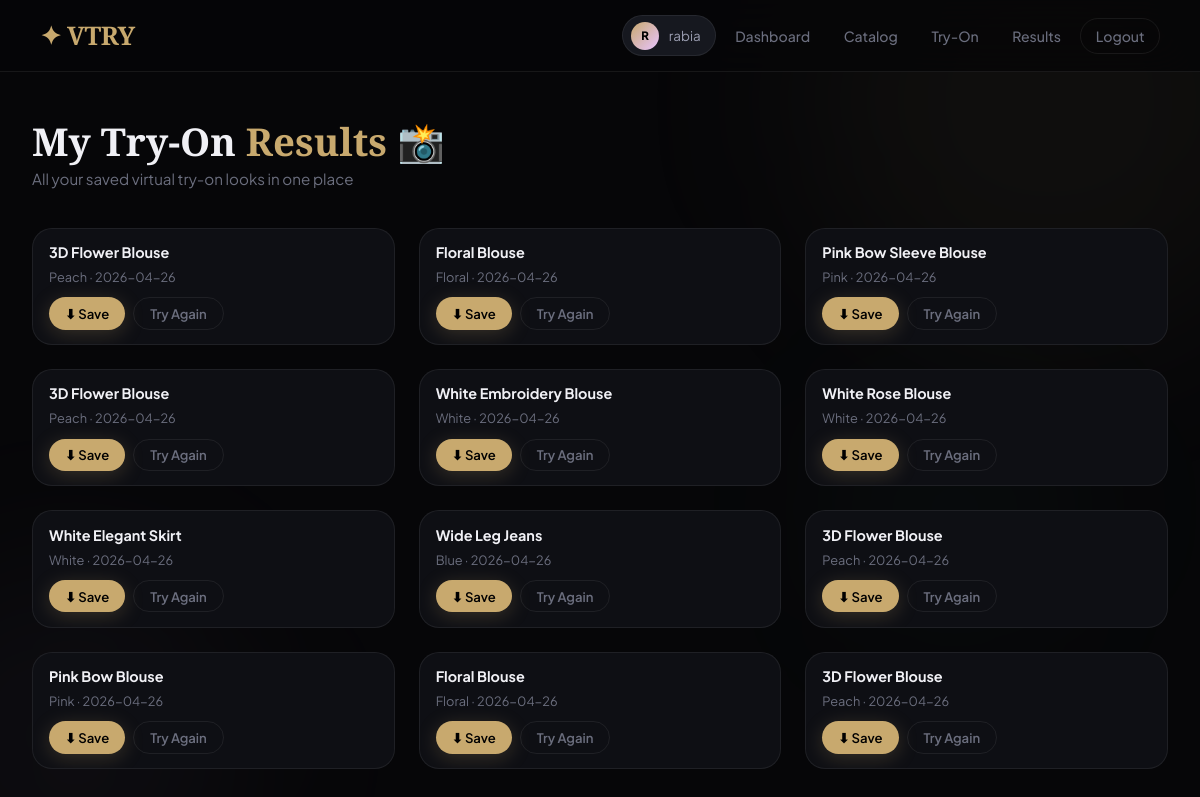
The app's page /my-results (signed in), older data.
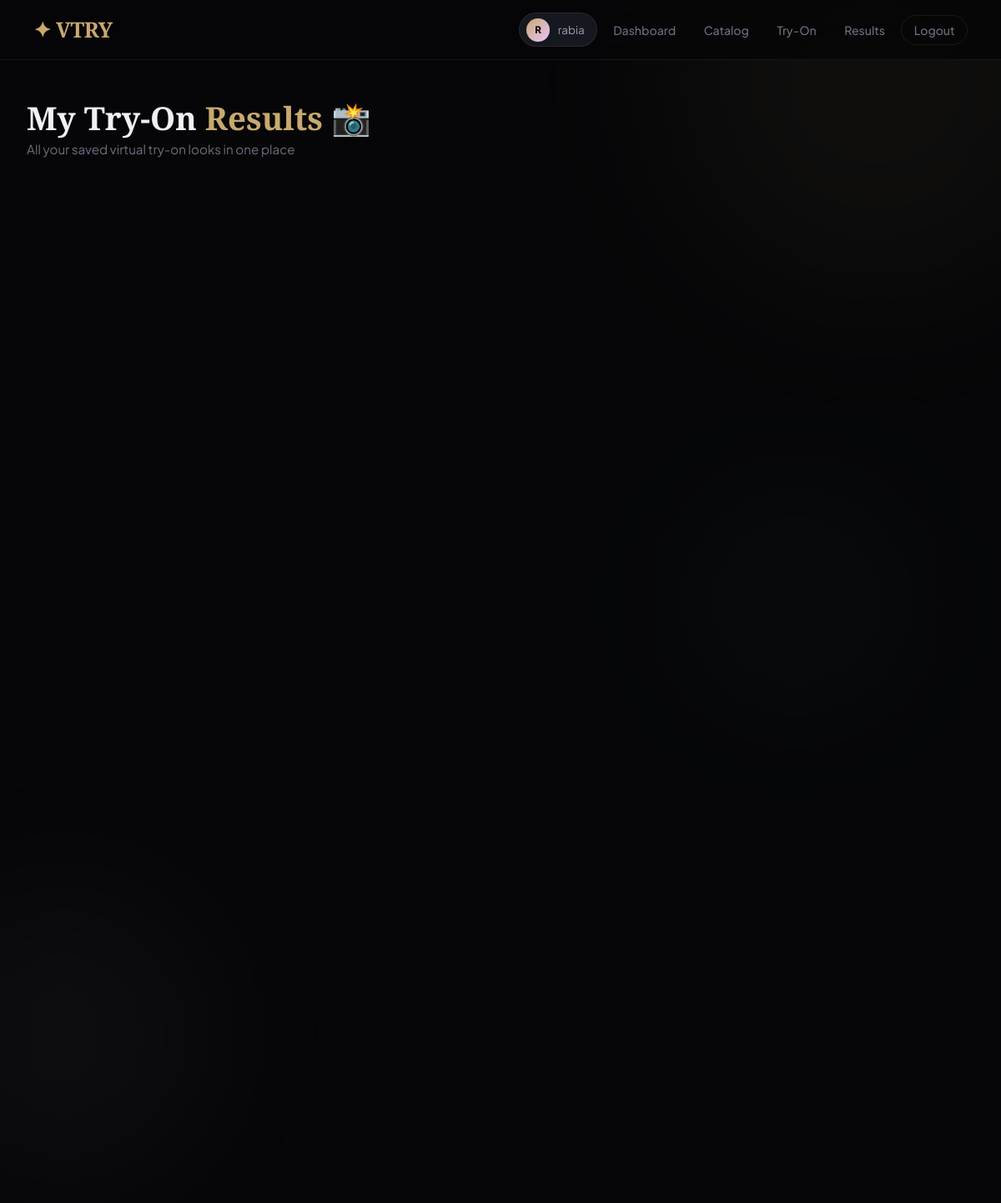
The same page, newer data.
### tables this page shows
CREATE TABLE tryon_results (
    id INTEGER PRIMARY KEY AUTOINCREMENT,
    user_id INTEGER NOT NULL, garment_id INTEGER NOT NULL,
    user_image TEXT NOT NULL, result_image TEXT NOT NULL,
    created_at TIMESTAMP DEFAULT CURRENT_TIMESTAMP,
    FOREIGN KEY (user_id) REFERENCES users(id),
    FOREIGN KEY (garment_id) REFERENCES garments(id)
);

CREATE TABLE garments (
    id INTEGER PRIMARY KEY AUTOINCREMENT,
    name TEXT NOT NULL, type TEXT NOT NULL, color TEXT, size TEXT,
    image_path TEXT NOT NULL,
    created_at TIMESTAMP DEFAULT CURRENT_TIMESTAMP
);

### app.py (the view)
@app.route('/my-results')
@login_required
def my_results():
    db=get_db()
    results=db.execute("""SELECT tr.*,g.name as garment_name,g.color,g.type
        FROM tryon_results tr JOIN garments g ON tr.garment_id=g.id
        WHERE tr.user_id=? ORDER BY tr.created_at DESC""",
        (session['user_id'],)).fetchall()
    db.close()
    return render_template('my_results.html', results=results)

### app.py (called while the page is built)
def get_db():
    db = sqlite3.connect(DB_PATH)
    db.row_factory = sqlite3.Row
    return db

def login_required(f):
    @wraps(f)
    def decorated(*args, **kwargs):
        if 'user_id' not in session:
            flash('Please login first.','warning')
            return redirect(url_for('login'))
        return f(*args, **kwargs)
    return decorated

### templates/my_results.html (shortened to what this page needs)
{% extends 'base.html' %}
{% block content %}
<div class="container">
  <div class="page-header anim-fade-up">
    <h1>My Try-On <span style="color:var(--accent)">Results</span> 📸</h1>
    <p>All your saved virtual try-on looks in one place</p>
  </div>
  {% if results %}
  <div class="grid-3">
    {% for r in results %}
    <div class="result-card">
      <div class="r-meta">
        <strong>{{ r.garment_name }}</strong>
        <span>{{ r.color }} · {{ r.created_at[:10] }}</span>
        <div style="margin-top:0.7rem;display:flex;gap:0.5rem">
          <a href="/static/results/{{ r.result_image }}" download class="btn btn-primary btn-sm">⬇ Save</a>
          <a href="{{ url_for('tryon') }}" class="btn btn-ghost btn-sm">Try Again</a>
        </div>
      </div>
    </div>
    {% endfor %}
  </div>
  {% endif %}
</div>
{% endblock %}

Row changes from the older to the newer data that the page shows:
removed tryon_results: garment_name "3D Flower Blouse", color "Peach", created_at "2026-04-26"
removed tryon_results: garment_name "Floral Blouse", color "Floral", created_at "2026-04-26"
removed tryon_results: garment_name "Pink Bow Sleeve Blouse", color "Pink", created_at "2026-04-26"
no longer on this page (row edited): tryon_results: garment_name "3D Flower Blouse", color "Peach", created_at "2026-04-26"
no longer on this page (row edited): tryon_results: garment_name "White Embroidery Blouse", color "White", created_at "2026-04-26"
no longer on this page (row edited): tryon_results: garment_name "White Rose Blouse", color "White", created_at "2026-04-26"
no longer on this page (row edited): tryon_results: garment_name "White Elegant Skirt", color "White", created_at "2026-04-26"
no longer on this page (row edited): tryon_results: garment_name "Wide Leg Jeans", color "Blue", created_at "2026-04-26"
no longer on this page (row edited): tryon_results: garment_name "3D Flower Blouse", color "Peach", created_at "2026-04-26"
no longer on this page (row edited): tryon_results: garment_name "Pink Bow Blouse", color "Pink", created_at "2026-04-26"
no longer on this page (row edited): tryon_results: garment_name "Floral Blouse", color "Floral", created_at "2026-04-26"
no longer on this page (row edited): tryon_results: garment_name "3D Flower Blouse", color "Peach", created_at "2026-04-26"
